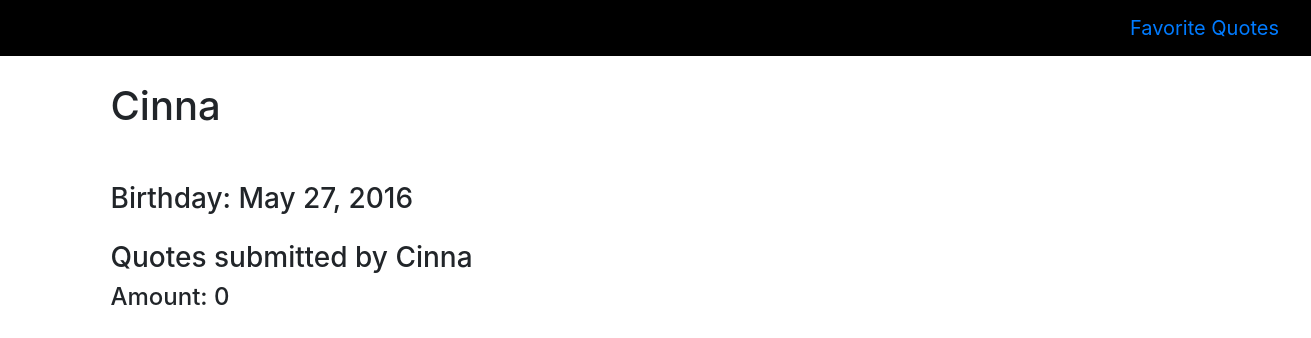
Before: /quotes/users/4 with the older database file.
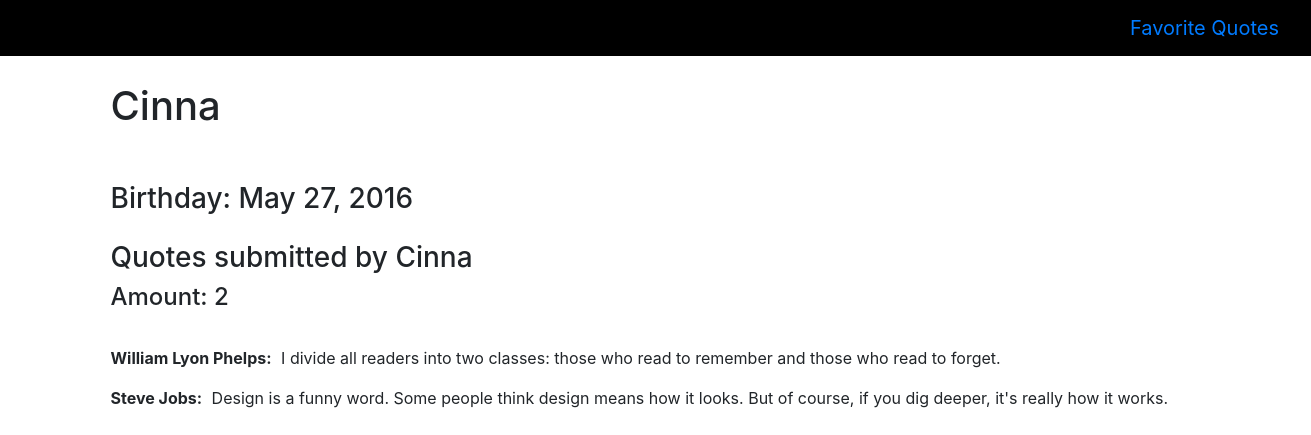
After: the same page with the newer database file.
### belt_app/models.py (models this page shows)
class Quote(models.Model):
	author = models.CharField(max_length = 255)
	content = models.TextField()
	favorite = models.ManyToManyField(User, related_name = "fav_quotes")
	user = models.ForeignKey(User, related_name = "quotes")
	created_at = models.DateTimeField(auto_now_add = True)
	updated_at = models.DateTimeField(auto_now = True)
	objects = QuoteManager()

### belt_app/views.py (the view)
# urls.py: url(r'^quotes/users/(?P<id>\d+)$', views.showUser),
def showUser(request, id):
	user = User.objects.filter(id = id).first()
	quotes = Quote.objects.filter(user = user)
	count = len(quotes)
	context = {
	"user" :user,
	"quotes" :quotes,
	"count": count
	}
	return render (request, 'profile.html', context)

### belt_app/templates/profile.html (shortened to what this page needs)
<!DOCTYPE html>
<html>
	<head>
		<link rel="stylesheet" href="https://maxcdn.bootstrapcdn.com/bootstrap/4.0.0-alpha.6/css/bootstrap.min.css">
			{% load staticfiles %}
		<link rel="stylesheet" type="text/css" href="{% static 'css/style.css' %}">
	</head>
	<body>
		<nav class="navbar navbar-toggleable-md navbar-inverse">
		  	<button class="navbar-toggler navbar-toggler-right" type="button" data-toggle="collapse" data-target="#navbarNav" aria-controls="navbarNav" aria-expanded="false" aria-label="Toggle navigation">
		   		<span class="navbar-toggler-icon"></span>
		  	</button>
			<a class="navbar-brand" href="#">Favorite Quotes</a>
		</nav>
		<div class="row">
			<div class="col-md-12 offset-md-1">
				<h1 class="heading">{{user.alias}}</h1>
			</div>
		</div>
		<div class="row">
			<div class="col-md-12 offset-md-1">
				<h3 class="heading">Birthday: {{user.birthday}}</h3>
			</div>
		</div>
		<div class="row">
			<div class="col-md-4 offset-md-1">
				<h3>Quotes submitted by {{user.alias}}</h3>
			</div>
		</div>
		<div class="row">
			<div class="col-md-2 offset-md-1">
				<h4>Amount: {{count}}</h4>
			</div>
		</div>
		<div class="row heading">
			<div class="col-md-12 offset-md-1">
				{% for quote in quotes %}
				<div>
					<p><span class="quote-author">{{quote.author}}:</span> {{quote.content}}</p>
				</div>
				{% endfor %}
			</div>
		</div>
	</body>
</html>

Changed rows visible on the page:
added Quote: author "William Lyon Phelps", content "I divide all readers into two classes: those who read to remember and those who read to forget."
added Quote: author "Steve Jobs", content "Design is a funny word. Some people think design means how it looks. But of course, if you dig deeper, it's really how it works."
Other visible differences:
{{ count }}: "0" → "2"
